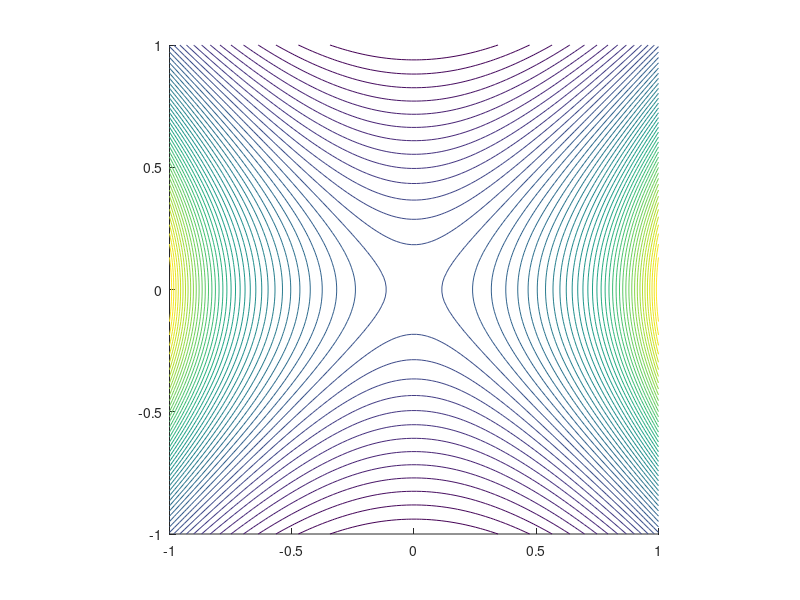

This figure's MATLAB source: (Note: this script raises an error after producing the figure.)
fDraw = @(x,y) exp(x.^2 - y.^2);

interval = linspace(-1,1);
[X,Y] = meshgrid(interval,interval);

hold on; axis equal;
contour(X,Y,fDraw(X,Y),50);

p = @(x,y) (x - 1/3).^2 + (y - 1/3).^2 - 1/3;
fimplicit(p,[-.5 1],"b--");

x0 = [1/3 + sqrt(1/3),1/3];
f = @(x) exp(x(1).^2 - x(2).^2);
vecMin = fmincon(f,x0,[],[],[],[],[],[],@krogEq);
vecMax = fmincon(@(x)-f(x),x0,[],[],[],[],[],[],@krogEq);

plot(vecMin(1),vecMin(2),".g","markersize",16);
plot(vecMax(1),vecMax(2),".r","markersize",16);
hold off;

function [cneq,ceq] = krogEq(x)
	p = @(x,y) (x - 1/3).^2 + (y - 1/3).^2 - 1/3;
	cneq = [];
	ceq = p(x(1),x(2));
end 